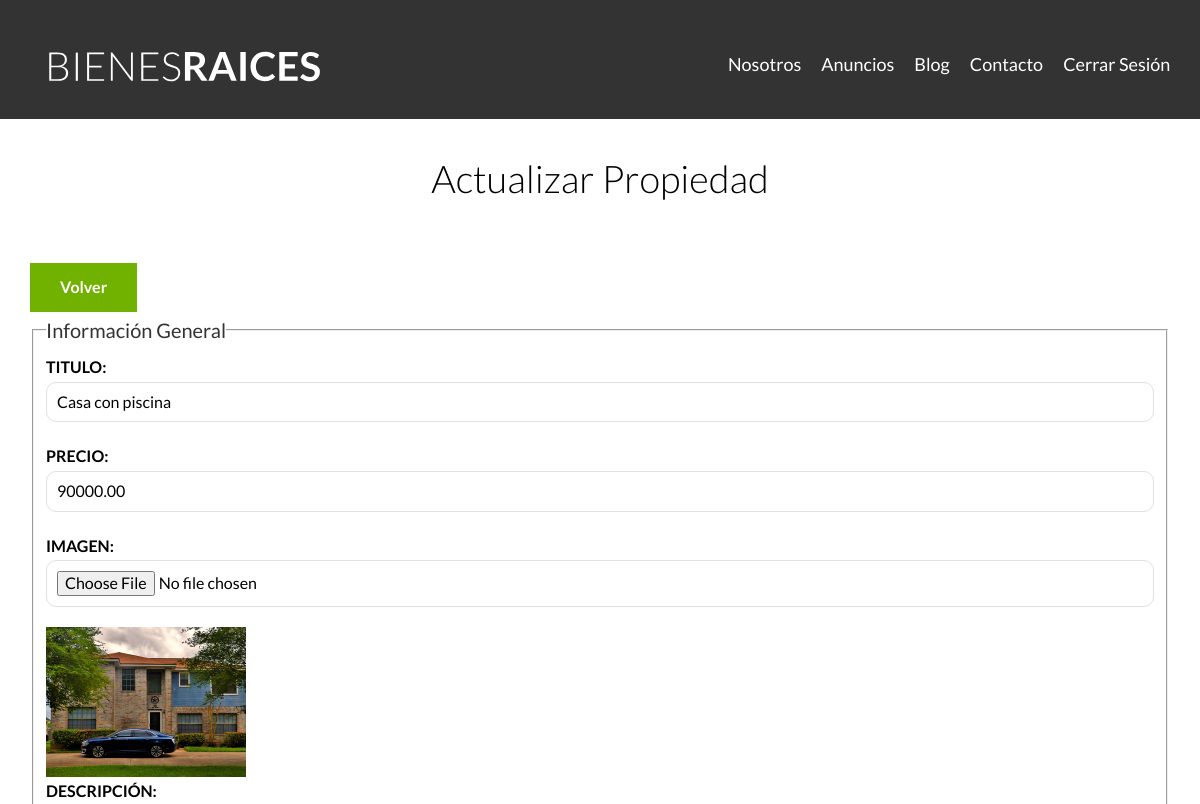
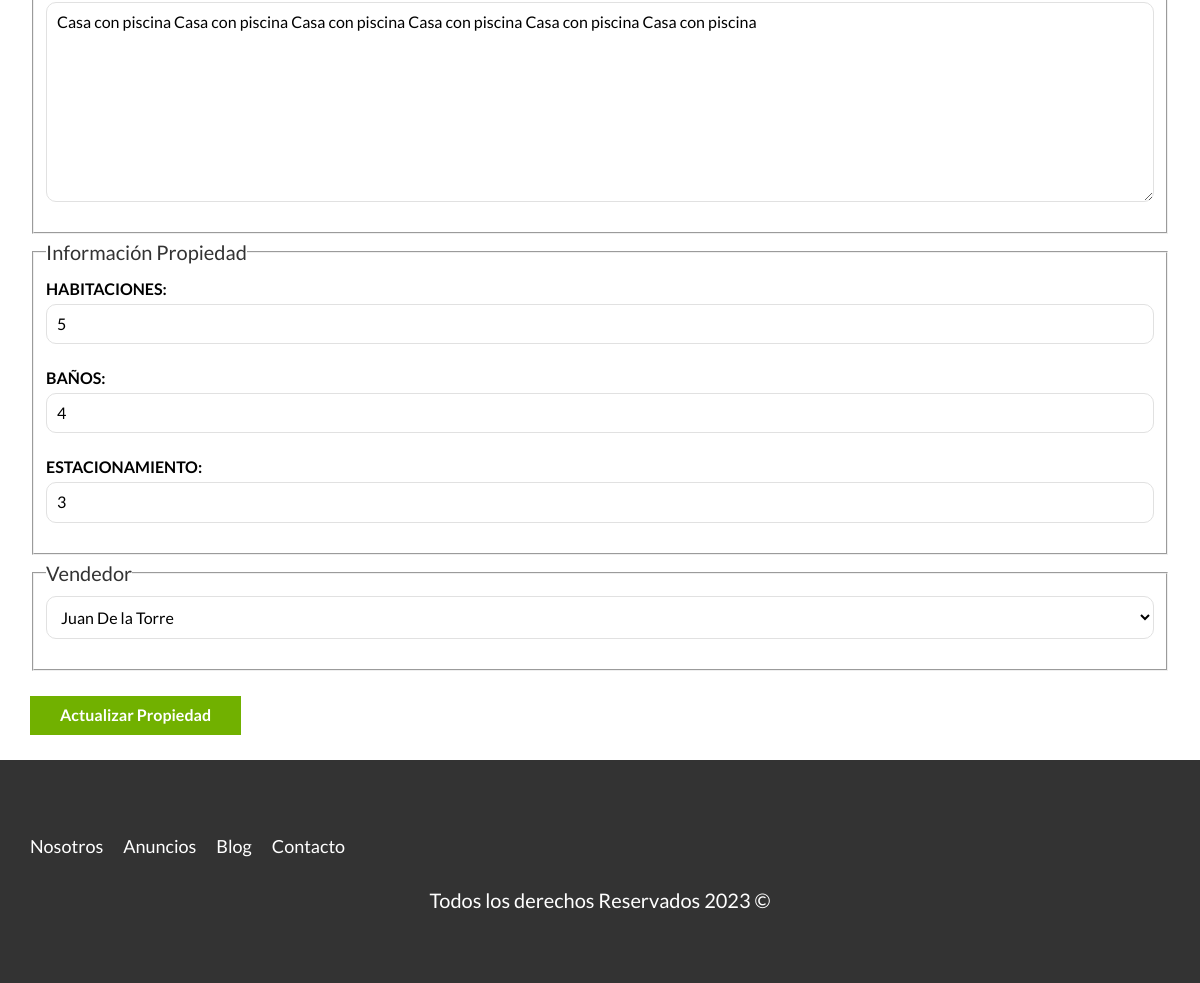
Page /admin/propiedades/actualizar.php?id=12 (signed in) on the committed database (2 pictures, top to bottom).
### tables this page shows
CREATE TABLE `propiedades` (
  `id` int NOT NULL AUTO_INCREMENT,
  `titulo` varchar(45) DEFAULT NULL,
  `precio` decimal(10,2) DEFAULT NULL,
  `imagen` varchar(200) DEFAULT NULL,
  `descripcion` longtext,
  `habitaciones` int DEFAULT NULL,
  `wc` int DEFAULT NULL,
  `estacionamiento` int DEFAULT NULL,
  `creado` date DEFAULT NULL,
  `vendedorId` int NOT NULL,
  PRIMARY KEY (`id`),
  KEY `fk_propiedades_vendedores_idx` (`vendedorId`),
  CONSTRAINT `fk_propiedades_vendedores` FOREIGN KEY (`vendedorId`) REFERENCES `vendedores` (`id`)
);

CREATE TABLE `vendedores` (
  `id` int NOT NULL AUTO_INCREMENT,
  `nombre` varchar(45) DEFAULT NULL,
  `apellido` varchar(45) DEFAULT NULL,
  `telefono` varchar(10) DEFAULT NULL,
  PRIMARY KEY (`id`)
);

### admin/propiedades/actualizar.php (the view, shortened to what this page needs)
<?php
    $id = $_GET['id'];
    $id = filter_var($id, FILTER_VALIDATE_INT);
    $db = conectarDB();
    $consulta = "SELECT * FROM propiedades WHERE id = {$id}";
    $resultado = mysqli_query($db, $consulta);
    $propiedad = mysqli_fetch_assoc($resultado);
    $consulta = "SELECT * FROM vendedores";
    $resultado = mysqli_query($db, $consulta);
    $titulo = $propiedad['titulo'];
    $precio = $propiedad['precio'];
    $descripcion = $propiedad['descripcion'];
    $habitaciones = $propiedad['habitaciones'];
    $wc = $propiedad['wc'];
    $estacionamiento = $propiedad['estacionamiento'];
    $vendedorId = $propiedad['vendedorId'];
    $imagenPropiedad = $propiedad['imagen'];
?>
    <main class="contenedor seccion">
        <h1>Actualizar Propiedad</h1>
        <a href="/admin" class="boton boton-verde">Volver</a>
        <form class="formulario" method="POST" enctype="multipart/form-data">
            <fieldset>
                <legend>Información General</legend>
                <label for="titulo">Titulo:</label>
                <input type="text" id="titulo" name="titulo" placeholder="Titulo Propiedad" value="<?php echo $titulo; ?>">
                <label for="precio">Precio:</label>
                <input type="number" id="precio" name="precio" placeholder="Precio Propiedad"  value="<?php echo $precio; ?>">
                <label for="imagen">Imagen:</label>
                <input type="file" id="imagen" accept="image/jpeg, image/png" name="imagen">
                <img src="/imagenes/<?php echo $imagenPropiedad; ?>" class="imagen-small">
                <label for="descripcion">Descripción:</label>
                <textarea id="descripcion" name="descripcion"><?php echo $descripcion; ?></textarea>
            </fieldset>
            <fieldset>
                <legend>Información Propiedad</legend>
                <label for="habitaciones">Habitaciones:</label>
                <input
                    type="number"
                    id="habitaciones"
                    name="habitaciones"
                    placeholder="Ej: 3"
                    min="1"
                    max="9"
                    value="<?php echo $habitaciones; ?>">
                <label for="wc">Baños:</label>
                <input type="number" id="wc" name="wc" placeholder="Ej: 3" min="1" max="9" value="<?php echo $wc; ?>">
                <label for="estacionamiento">Estacionamiento:</label>
                <input type="number" id="estacionamiento" name="estacionamiento" placeholder="Ej: 3" min="1" max="9" value="<?php echo $estacionamiento; ?>">
            </fieldset>
            <fieldset>
                <legend>Vendedor</legend>
                <select name="vendedor">
                    <?php while($vendedor = mysqli_fetch_assoc($resultado) ) : ?>
                        <option <?php echo $vendedorId === $vendedor['id'] ? 'selected' : ''; ?> value="<?php echo $vendedor['id']; ?>"> <?php echo $vendedor['nombre'] . " " . $vendedor['apellido']; ?> </option>
                    <?php endwhile; ?>
                </select>
            </fieldset>
            <input type="submit" value="Actualizar Propiedad" class="boton boton-verde">
        </form>
    </main>

### build/css/app.css (style rules this page uses)
html { -webkit-text-size-adjust:100%;line-height:1.15 }
body { margin:0 }
main { display:block }
h1 { font-size:2em;margin:.67em 0 }
a { background-color:transparent }
img { border-style:none }
button,input,optgroup,select,textarea { font-family:inherit;font-size:100%;line-height:1.15;margin:0 }
button,input { overflow:visible }
button,select { text-transform:none }
[type=button],[type=reset],[type=submit],button { -webkit-appearance:button }
fieldset { padding:.35em .75em .625em }
legend { box-sizing:border-box;color:inherit;display:table;max-width:100%;padding:0;white-space:normal }
textarea { overflow:auto }
html { box-sizing:border-box;font-size:62.5% }
*,:after,:before { box-sizing:inherit }
body { font-family:Lato,sans-serif;font-size:1.6rem;line-height:1.8 }
.contenedor { margin:0 auto;max-width:120rem;width:95% }
a { text-decoration:none }
img,picture { display:block;width:100% }
h1,h2,h3 { font-family:Lato,sans-serif;font-weight:300;margin:2.5rem 0;text-align:center }
h1 { font-size:3.8rem }
.seccion { margin-bottom:2.5rem;margin-top:2.5rem }
.boton-verde { background-color:#71b100;border:none;color:#fff;display:inline-block;font-weight:700;margin-top:2.5rem;padding:1rem 3rem;text-align:center;text-decoration:none }
.formulario legend { color:#333;font-size:2rem }
.formulario label { display:block;font-weight:700;text-transform:uppercase }
.formulario input:not([type=submit]),.formulario select,.formulario textarea { background-color:#fff;border:1px solid #e1e1e1;border-radius:1rem;display:block;margin-bottom:2rem;padding:1rem;width:100% }
.formulario textarea { height:20rem }
.imagen-small { width:20rem }

### rows in the picture
propiedades: titulo "Casa con piscina", precio "90000.00", imagen (picture), descripcion "Casa con piscina Casa con piscina Casa con piscina Casa con piscina Casa con piscina Casa con piscina", habitaciones "5", wc "4", estacionamiento "3", vendedor "Juan De la Torre"
